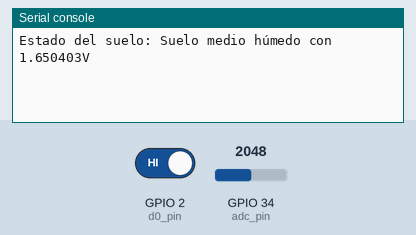
Bench run of a program on a simulated ESP32 board running MicroPython. Parts: the last lines printed to the serial console. The test bench sets the inputs (shaded band); at power-on: GPIO 34 (adc_pin) = 2048, GPIO 2 (d0_pin) HIGH (analog values on the 0–4095 scale).

Above: at 1.2 s.
1.3 s: GPIO 34 (adc_pin) set to 2866
At 2.6 s:
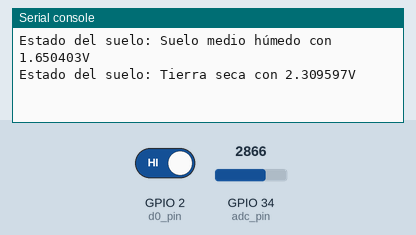
4.0 s: GPIO 2 (d0_pin) driven LOW
At 5.3 s:
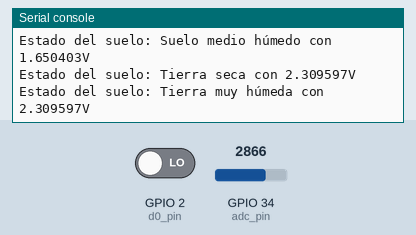
6.7 s: GPIO 34 (adc_pin) set to 3603
At 8.4 s:
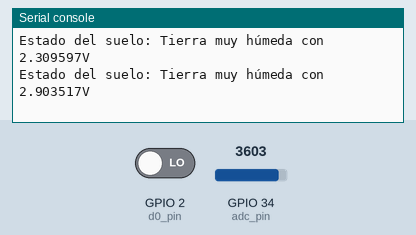
9.4 s: GPIO 2 (d0_pin) driven HIGH
At 11.2 s:
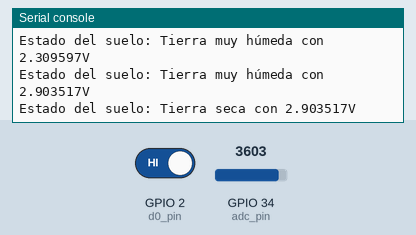
12.1 s: GPIO 34 (adc_pin) set to 1228
At 15.5 s:
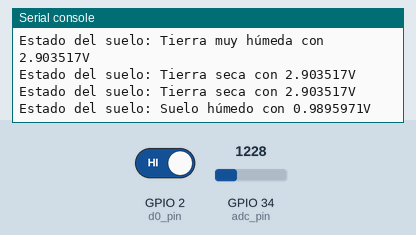

The program:

humedad_suelo.py
```python
from machine import ADC, Pin
import time

# Configuración del pin ADC para A0
adc_pin = ADC(Pin(34))  # Sustituye 34 por el pin ADC conectado a A0
adc_pin.atten(ADC.ATTN_11DB)  # Configura la atenuación para máxima escala (3.3V)

# Configuración del pin D0 como entrada digital
d0_pin = Pin(2, Pin.IN)  # D0 conectado a GPIO2

def read_voltage():
    adc_value = adc_pin.read()
    voltage = adc_value * 3.3 / 4095
    return voltage

def interpret_moisture():
    voltage = read_voltage()
    digital_status = d0_pin.value()  # Leer estado digital

    # Usar D0 para confirmar estados extremos
    if digital_status == 0:
        return f"Tierra muy húmeda con {voltage}V"
    elif digital_status == 1:
        # Interpretar la salida analógica para condiciones menos extremas
        if voltage > 2.0:
            return f"Tierra seca con {voltage}V"
        elif voltage > 1.5:
            return f"Suelo medio húmedo con {voltage}V"
        else:
            return f"Suelo húmedo con {voltage}V"
    else:
        return f"Condición incierta, revisión manual necesaria, con {voltage}V"

while True:
    moisture_status = interpret_moisture()
    print("Estado del suelo:", moisture_status)
    time.sleep(2)
```

Measured:
- after the input at 1.3 s, the serial console: prints a new line after 0.70 s (image 1)
- after the input at 4.0 s, the serial console: prints a new line at once (image 2)
- after the input at 6.7 s, the serial console: prints a new line after 1.3 s (image 3)
- after the input at 9.4 s, the serial console: prints a new line after 0.60 s (image 4)
- after the input at 12.1 s, the serial console: prints a new line after 1.9 s (image 5)
